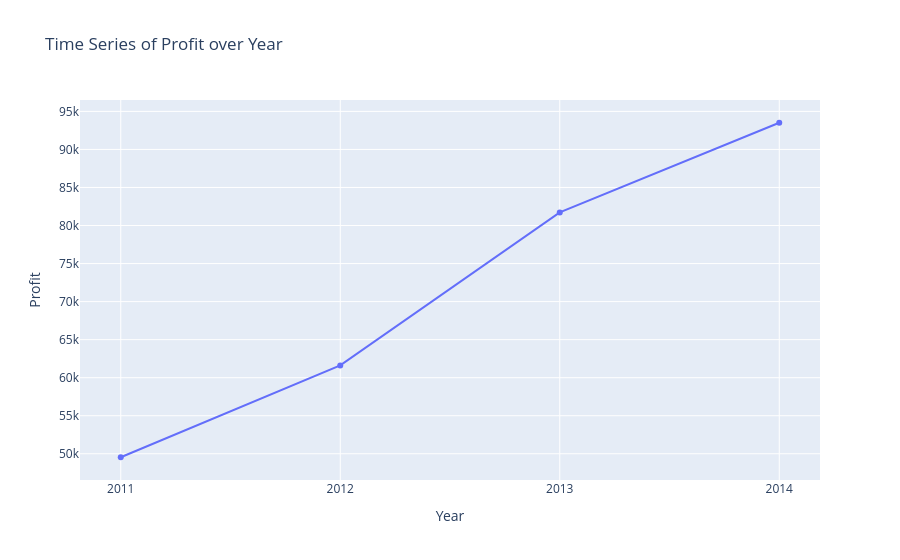

Notebook code cell kept with this figure:
### Markdown cell above
## Overall profit by year

### Code cell
grouped_data = ss.groupby(['Order Year'])['Profit'].sum()
fig = px.line(grouped_data, x=grouped_data.index.astype(str), y=grouped_data.values, markers=True, line_shape='linear', title='Time Series of Profit over Year')
fig.update_xaxes(title='Year')
fig.update_yaxes(title='Profit')

# Show the interactive plot
fig.show()

### Figure 1 — Plotly figure (JSON) as saved in the notebook; plotly's stock layout.template omitted (floating-point values rounded to 4 significant figures)
{"data": [{"hovertemplate": "x=%{x}<br>y=%{y}<extra></extra>", "legendgroup": "", "line": {"color": "#636efa", "dash": "solid", "shape": "linear"}, "marker": {"symbol": "circle"}, "mode": "lines+markers", "name": "", "orientation": "v", "showlegend": false, "type": "scatter", "x": ["2011", "2012", "2013", "2014"], "xaxis": "x", "y": [49540.0, 61620.0, 81730.0, 93510.0], "yaxis": "y"}], "layout": {"legend": {"tracegroupgap": 0}, "title": {"text": "Time Series of Profit over Year"}, "xaxis": {"anchor": "y", "domain": [0, 1], "title": {"text": "Year"}}, "yaxis": {"anchor": "x", "domain": [0, 1], "title": {"text": "Profit"}}}}
